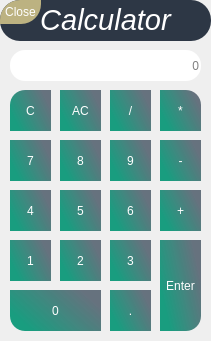
   <widget class="QWidget" name="q_c_widget" native="true">
    <property name="geometry">
     <rect>
      <x>720</x>
      <y>150</y>
      <width>211</width>
      <height>341</height>
     </rect>
    </property>
    <widget class="QPushButton" name="q_c_seven">
     <property name="geometry">
      <rect>
       <x>10</x>
       <y>140</y>
       <width>41</width>
       <height>41</height>
      </rect>
     </property>
     <property name="styleSheet">
      <string notr="true">QPushButton#q_c_seven{
background-color: qlineargradient(spread:pad, x1:0, y1:0.505682, x2:1, y2:0, stop:0 rgba(11, 151, 120, 239), stop:0.829545 rgba(85, 98, 112, 226));
color:rgba(255,255,255,255);
border-top-left-radius:0px;
}
QPushButton#q_c_seven:hover{
background-color: qlineargradient(spread:pad, x1:0, y1:0.505682, x2:1, y2:0, stop:0 rgba(150, 123, 111, 219), stop:0.829545 rgba(85, 81, 84, 226));
color:rgba(255,255,255,210);
}
QPushButton#q_c_seven:pressed{
padding-left:5px;
padding-top:5px;
background-color:rgba(150,123,111,255)
}</string>
     </property>
     <property name="text">
      <string>7</string>
     </property>
    </widget>
    <widget class="QPushButton" name="q_c_eight">
     <property name="geometry">
      <rect>
       <x>60</x>
       <y>140</y>
       <width>41</width>
       <height>41</height>
      </rect>
     </property>
     <property name="styleSheet">
      <string notr="true">QPushButton#q_c_eight{
background-color: qlineargradient(spread:pad, x1:0, y1:0.505682, x2:1, y2:0, stop:0 rgba(11, 151, 120, 239), stop:0.829545 rgba(85, 98, 112, 226));
color:rgba(255,255,255,255);
border-top-left-radius:0px;
}
QPushButton#q_c_eight:hover{
background-color: qlineargradient(spread:pad, x1:0, y1:0.505682, x2:1, y2:0, stop:0 rgba(150, 123, 111, 219), stop:0.829545 rgba(85, 81, 84, 226));
color:rgba(255,255,255,210);
}
QPushButton#q_c_eight:pressed{
padding-left:5px;
padding-top:5px;
background-color:rgba(150,123,111,255)
}</string>
     </property>
     <property name="text">
      <string>8</string>
     </property>
    </widget>
    <widget class="QPushButton" name="q_c_nine">
     <property name="geometry">
      <rect>
       <x>110</x>
       <y>140</y>
       <width>41</width>
       <height>41</height>
      </rect>
     </property>
     <property name="styleSheet">
      <string notr="true">QPushButton#q_c_nine{
background-color: qlineargradient(spread:pad, x1:0, y1:0.505682, x2:1, y2:0, stop:0 rgba(11, 151, 120, 239), stop:0.829545 rgba(85, 98, 112, 226));
color:rgba(255,255,255,255);
border-top-left-radius:0px;
}
QPushButton#q_c_nine:hover{
background-color: qlineargradient(spread:pad, x1:0, y1:0.505682, x2:1, y2:0, stop:0 rgba(150, 123, 111, 219), stop:0.829545 rgba(85, 81, 84, 226));
color:rgba(255,255,255,210);
}
QPushButton#q_c_nine:pressed{
padding-left:5px;
padding-top:5px;
background-color:rgba(150,123,111,255)
}</string>
     </property>
     <property name="text">
      <string>9</string>
     </property>
    </widget>
    <widget class="QPushButton" name="q_c_four">
     <property name="geometry">
      <rect>
       <x>10</x>
       <y>190</y>
       <width>41</width>
       <height>41</height>
      </rect>
     </property>
     <property name="styleSheet">
      <string notr="true">QPushButton#q_c_four{
background-color: qlineargradient(spread:pad, x1:0, y1:0.505682, x2:1, y2:0, stop:0 rgba(11, 151, 120, 239), stop:0.829545 rgba(85, 98, 112, 226));
color:rgba(255,255,255,255);
border-top-left-radius:0px;
}
QPushButton#q_c_four:hover{
background-color: qlineargradient(spread:pad, x1:0, y1:0.505682, x2:1, y2:0, stop:0 rgba(150, 123, 111, 219), stop:0.829545 rgba(85, 81, 84, 226));
color:rgba(255,255,255,210);
}
QPushButton#q_c_four:pressed{
padding-left:5px;
padding-top:5px;
background-color:rgba(150,123,111,255)
}</string>
     </property>
     <property name="text">
      <string>4</string>
     </property>
    </widget>
    <widget class="QPushButton" name="q_c_five">
     <property name="geometry">
      <rect>
       <x>60</x>
       <y>190</y>
       <width>41</width>
       <height>41</height>
      </rect>
     </property>
     <property name="styleSheet">
      <string notr="true">QPushButton#q_c_five{
background-color: qlineargradient(spread:pad, x1:0, y1:0.505682, x2:1, y2:0, stop:0 rgba(11, 151, 120, 239), stop:0.829545 rgba(85, 98, 112, 226));
color:rgba(255,255,255,255);
border-top-left-radius:0px;
}
QPushButton#q_c_five:hover{
background-color: qlineargradient(spread:pad, x1:0, y1:0.505682, x2:1, y2:0, stop:0 rgba(150, 123, 111, 219), stop:0.829545 rgba(85, 81, 84, 226));
color:rgba(255,255,255,210);
}
QPushButton#q_c_five:pressed{
padding-left:5px;
padding-top:5px;
background-color:rgba(150,123,111,255)
}</string>
     </property>
     <property name="text">
      <string>5</string>
     </property>
    </widget>
    <widget class="QPushButton" name="q_c_six">
     <property name="geometry">
      <rect>
       <x>110</x>
       <y>190</y>
       <width>41</width>
       <height>41</height>
      </rect>
     </property>
     <property name="styleSheet">
      <string notr="true">QPushButton#q_c_six{
background-color: qlineargradient(spread:pad, x1:0, y1:0.505682, x2:1, y2:0, stop:0 rgba(11, 151, 120, 239), stop:0.829545 rgba(85, 98, 112, 226));
color:rgba(255,255,255,255);
border-top-left-radius:0px;
}
QPushButton#q_c_six:hover{
background-color: qlineargradient(spread:pad, x1:0, y1:0.505682, x2:1, y2:0, stop:0 rgba(150, 123, 111, 219), stop:0.829545 rgba(85, 81, 84, 226));
color:rgba(255,255,255,210);
}
QPushButton#q_c_six:pressed{
padding-left:5px;
padding-top:5px;
background-color:rgba(150,123,111,255)
}</string>
     </property>
     <property name="text">
      <string>6</string>
     </property>
    </widget>
    <widget class="QPushButton" name="q_c_one">
     <property name="geometry">
      <rect>
       <x>10</x>
       <y>240</y>
       <width>41</width>
       <height>41</height>
      </rect>
     </property>
     <property name="styleSheet">
      <string notr="true">QPushButton#q_c_one{
background-color: qlineargradient(spread:pad, x1:0, y1:0.505682, x2:1, y2:0, stop:0 rgba(11, 151, 120, 239), stop:0.829545 rgba(85, 98, 112, 226));
color:rgba(255,255,255,255);
border-top-left-radius:0px;
}
QPushButton#q_c_one:hover{
background-color: qlineargradient(spread:pad, x1:0, y1:0.505682, x2:1, y2:0, stop:0 rgba(150, 123, 111, 219), stop:0.829545 rgba(85, 81, 84, 226));
color:rgba(255,255,255,210);
}
QPushButton#q_c_one:pressed{
padding-left:5px;
padding-top:5px;
background-color:rgba(150,123,111,255)
}</string>
     </property>
     <property name="text">
      <string>1</string>
     </property>
    </widget>
    <widget class="QPushButton" name="q_c_two">
     <property name="geometry">
      <rect>
       <x>60</x>
       <y>240</y>
       <width>41</width>
       <height>41</height>
      </rect>
     </property>
     <property name="styleSheet">
      <string notr="true">QPushButton#q_c_two{
background-color: qlineargradient(spread:pad, x1:0, y1:0.505682, x2:1, y2:0, stop:0 rgba(11, 151, 120, 239), stop:0.829545 rgba(85, 98, 112, 226));
color:rgba(255,255,255,255);
border-top-left-radius:0px;
}
QPushButton#q_c_two:hover{
background-color: qlineargradient(spread:pad, x1:0, y1:0.505682, x2:1, y2:0, stop:0 rgba(150, 123, 111, 219), stop:0.829545 rgba(85, 81, 84, 226));
color:rgba(255,255,255,210);
}
QPushButton#q_c_two:pressed{
padding-left:5px;
padding-top:5px;
background-color:rgba(150,123,111,255)
}</string>
     </property>
     <property name="text">
      <string>2</string>
     </property>
    </widget>
    <widget class="QPushButton" name="q_c_three">
     <property name="geometry">
      <rect>
       <x>110</x>
       <y>240</y>
       <width>41</width>
       <height>41</height>
      </rect>
     </property>
     <property name="styleSheet">
      <string notr="true">QPushButton#q_c_three{
background-color: qlineargradient(spread:pad, x1:0, y1:0.505682, x2:1, y2:0, stop:0 rgba(11, 151, 120, 239), stop:0.829545 rgba(85, 98, 112, 226));
color:rgba(255,255,255,255);
border-top-left-radius:0px;
}
QPushButton#q_c_three:hover{
background-color: qlineargradient(spread:pad, x1:0, y1:0.505682, x2:1, y2:0, stop:0 rgba(150, 123, 111, 219), stop:0.829545 rgba(85, 81, 84, 226));
color:rgba(255,255,255,210);
}
QPushButton#q_c_three:pressed{
padding-left:5px;
padding-top:5px;
background-color:rgba(150,123,111,255)
}</string>
     </property>
     <property name="text">
      <string>3</string>
     </property>
    </widget>
    <widget class="QPushButton" name="q_c_zero">
     <property name="geometry">
      <rect>
       <x>10</x>
       <y>290</y>
       <width>91</width>
       <height>41</height>
      </rect>
     </property>
     <property name="styleSheet">
      <string notr="true">QPushButton#q_c_zero{
background-color: qlineargradient(spread:pad, x1:0, y1:0.505682, x2:1, y2:0, stop:0 rgba(11, 151, 120, 239), stop:0.829545 rgba(85, 98, 112, 226));
color:rgba(255,255,255,255);
border-bottom-left-radius:15px;
}
QPushButton#q_c_zero:hover{
background-color: qlineargradient(spread:pad, x1:0, y1:0.505682, x2:1, y2:0, stop:0 rgba(150, 123, 111, 219), stop:0.829545 rgba(85, 81, 84, 226));
color:rgba(255,255,255,210);
}
QPushButton#q_c_zero:pressed{
padding-left:5px;
padding-top:5px;
background-color:rgba(150,123,111,255)
}</string>
     </property>
     <property name="text">
      <string>0</string>
     </property>
    </widget>
    <widget class="QPushButton" name="q_c_dot">
     <property name="geometry">
      <rect>
       <x>110</x>
       <y>290</y>
       <width>41</width>
       <height>41</height>
      </rect>
     </property>
     <property name="styleSheet">
      <string notr="true">QPushButton#q_c_dot{
background-color: qlineargradient(spread:pad, x1:0, y1:0.505682, x2:1, y2:0, stop:0 rgba(11, 151, 120, 239), stop:0.829545 rgba(85, 98, 112, 226));
color:rgba(255,255,255,255);
border-top-left-radius:0px;
}
QPushButton#q_c_dot:hover{
background-color: qlineargradient(spread:pad, x1:0, y1:0.505682, x2:1, y2:0, stop:0 rgba(150, 123, 111, 219), stop:0.829545 rgba(85, 81, 84, 226));
color:rgba(255,255,255,210);
}
QPushButton#q_c_dot:pressed{
padding-left:5px;
padding-top:5px;
background-color:rgba(150,123,111,255)
}</string>
     </property>
     <property name="text">
      <string>.</string>
     </property>
    </widget>
    <widget class="QPushButton" name="q_c_c">
     <property name="geometry">
      <rect>
       <x>10</x>
       <y>90</y>
       <width>41</width>
       <height>41</height>
      </rect>
     </property>
     <property name="cursor">
      <cursorShape>PointingHandCursor</cursorShape>
     </property>
     <property name="styleSheet">
      <string notr="true">QPushButton#q_c_c{
background-color: qlineargradient(spread:pad, x1:0, y1:0.505682, x2:1, y2:0, stop:0 rgba(11, 151, 120, 239), stop:0.829545 rgba(85, 98, 112, 226));
color:rgba(255,255,255,255);
border-top-left-radius:15px;
}
QPushButton#q_c_c:hover{
background-color: qlineargradient(spread:pad, x1:0, y1:0.505682, x2:1, y2:0, stop:0 rgba(150, 123, 111, 219), stop:0.829545 rgba(85, 81, 84, 226));
color:rgba(255,255,255,210);
}
QPushButton#q_c_c:pressed{
padding-left:5px;
padding-top:5px;
background-color:rgba(150,123,111,255)
}</string>
     </property>
     <property name="text">
      <string>C</string>
     </property>
    </widget>
    <widget class="QPushButton" name="q_c_ac">
     <property name="geometry">
      <rect>
       <x>60</x>
       <y>90</y>
       <width>41</width>
       <height>41</height>
      </rect>
     </property>
     <property name="cursor">
      <cursorShape>PointingHandCursor</cursorShape>
     </property>
     <property name="styleSheet">
      <string notr="true">QPushButton#q_c_ac{
background-color: qlineargradient(spread:pad, x1:0, y1:0.505682, x2:1, y2:0, stop:0 rgba(11, 151, 120, 239), stop:0.829545 rgba(85, 98, 112, 226));
color:rgba(255,255,255,255);
border-top-left-radius:0px;
}
QPushButton#q_c_ac:hover{
background-color: qlineargradient(spread:pad, x1:0, y1:0.505682, x2:1, y2:0, stop:0 rgba(150, 123, 111, 219), stop:0.829545 rgba(85, 81, 84, 226));
color:rgba(255,255,255,210);
}
QPushButton#q_c_ac:pressed{
padding-left:5px;
padding-top:5px;
background-color:rgba(150,123,111,255)
}</string>
     </property>
     <property name="text">
      <string>AC</string>
     </property>
    </widget>
    <widget class="QPushButton" name="q_c_div">
     <property name="geometry">
      <rect>
       <x>110</x>
       <y>90</y>
       <width>41</width>
       <height>41</height>
      </rect>
     </property>
     <property name="styleSheet">
      <string notr="true">QPushButton#q_c_div{
background-color: qlineargradient(spread:pad, x1:0, y1:0.505682, x2:1, y2:0, stop:0 rgba(11, 151, 120, 239), stop:0.829545 rgba(85, 98, 112, 226));
color:rgba(255,255,255,255);
border-top-left-radius:0px;
}
QPushButton#q_c_div:hover{
background-color: qlineargradient(spread:pad, x1:0, y1:0.505682, x2:1, y2:0, stop:0 rgba(150, 123, 111, 219), stop:0.829545 rgba(85, 81, 84, 226));
color:rgba(255,255,255,210);
}
QPushButton#q_c_div:pressed{
padding-left:5px;
padding-top:5px;
background-color:rgba(150,123,111,255)
}</string>
     </property>
     <property name="text">
      <string>/</string>
     </property>
    </widget>
    <widget class="QPushButton" name="q_c_mul">
     <property name="geometry">
      <rect>
       <x>160</x>
       <y>90</y>
       <width>41</width>
       <height>41</height>
      </rect>
     </property>
     <property name="styleSheet">
      <string notr="true">QPushButton#q_c_mul{
background-color: qlineargradient(spread:pad, x1:0, y1:0.505682, x2:1, y2:0, stop:0 rgba(11, 151, 120, 239), stop:0.829545 rgba(85, 98, 112, 226));
color:rgba(255,255,255,255);
border-top-right-radius:15px;
}
QPushButton#q_c_mul:hover{
background-color: qlineargradient(spread:pad, x1:0, y1:0.505682, x2:1, y2:0, stop:0 rgba(150, 123, 111, 219), stop:0.829545 rgba(85, 81, 84, 226));
color:rgba(255,255,255,210);
}
QPushButton#q_c_mul:pressed{
padding-left:5px;
padding-top:5px;
background-color:rgba(150,123,111,255)
}</string>
     </property>
     <property name="text">
      <string>*</string>
     </property>
    </widget>
    <widget class="QPushButton" name="q_c_sub">
     <property name="geometry">
      <rect>
       <x>160</x>
       <y>140</y>
       <width>41</width>
       <height>41</height>
      </rect>
     </property>
     <property name="styleSheet">
      <string notr="true">QPushButton#q_c_sub{
background-color: qlineargradient(spread:pad, x1:0, y1:0.505682, x2:1, y2:0, stop:0 rgba(11, 151, 120, 239), stop:0.829545 rgba(85, 98, 112, 226));
color:rgba(255,255,255,255);
border-bottom-right-radius:0px;
}
QPushButton#q_c_sub:hover{
background-color: qlineargradient(spread:pad, x1:0, y1:0.505682, x2:1, y2:0, stop:0 rgba(150, 123, 111, 219), stop:0.829545 rgba(85, 81, 84, 226));
color:rgba(255,255,255,210);
}
QPushButton#q_c_sub:pressed{
padding-left:5px;
padding-top:5px;
background-color:rgba(150,123,111,255)
}</string>
     </property>
     <property name="text">
      <string>-</string>
     </property>
    </widget>
    <widget class="QPushButton" name="q_c_add">
     <property name="geometry">
      <rect>
       <x>160</x>
       <y>190</y>
       <width>41</width>
       <height>41</height>
      </rect>
     </property>
     <property name="styleSheet">
      <string notr="true">QPushButton#q_c_add{
background-color: qlineargradient(spread:pad, x1:0, y1:0.505682, x2:1, y2:0, stop:0 rgba(11, 151, 120, 239), stop:0.829545 rgba(85, 98, 112, 226));
color:rgba(255,255,255,255);
border-bottom-right-radius:0px;
}
QPushButton#q_c_add:hover{
background-color: qlineargradient(spread:pad, x1:0, y1:0.505682, x2:1, y2:0, stop:0 rgba(150, 123, 111, 219), stop:0.829545 rgba(85, 81, 84, 226));
color:rgba(255,255,255,210);
}
QPushButton#q_c_add:pressed{
padding-left:5px;
padding-top:5px;
background-color:rgba(150,123,111,255)
}</string>
     </property>
     <property name="text">
      <string>+</string>
     </property>
    </widget>
    <widget class="QPushButton" name="q_c_enter">
     <property name="geometry">
      <rect>
       <x>160</x>
       <y>240</y>
       <width>41</width>
       <height>91</height>
      </rect>
     </property>
     <property name="cursor">
      <cursorShape>PointingHandCursor</cursorShape>
     </property>
     <property name="styleSheet">
      <string notr="true">QPushButton#q_c_enter{
background-color: qlineargradient(spread:pad, x1:0, y1:0.505682, x2:1, y2:0, stop:0 rgba(11, 151, 120, 239), stop:0.829545 rgba(85, 98, 112, 226));
color:rgba(255,255,255,255);
border-bottom-right-radius:15px;
}
QPushButton#q_c_enter:hover{
background-color: qlineargradient(spread:pad, x1:0, y1:0.505682, x2:1, y2:0, stop:0 rgba(150, 123, 111, 219), stop:0.829545 rgba(85, 81, 84, 226));
color:rgba(255,255,255,210);
}
QPushButton#q_c_enter:pressed{
padding-left:5px;
padding-top:5px;
background-color:rgba(150,123,111,255)
}</string>
     </property>
     <property name="text">
      <string>Enter</string>
     </property>
    </widget>
    <widget class="QLabel" name="q_c_label">
     <property name="geometry">
      <rect>
       <x>0</x>
       <y>0</y>
       <width>211</width>
       <height>41</height>
      </rect>
     </property>
     <property name="styleSheet">
      <string notr="true">background-color: rgb(45, 55, 69);
font: 28pt &quot;Times New Roman&quot;;
color: rgb(255, 255, 255);
border-radius:20px;</string>
     </property>
     <property name="text">
      <string>&lt;html&gt;&lt;head/&gt;&lt;body&gt;&lt;p align=&quot;center&quot;&gt;&lt;span style=&quot; font-size:22pt; font-style:italic;&quot;&gt;Calculator&lt;/span&gt;&lt;/p&gt;&lt;/body&gt;&lt;/html&gt;</string>
     </property>
    </widget>
    <widget class="QLineEdit" name="q_c_display">
     <property name="geometry">
      <rect>
       <x>10</x>
       <y>50</y>
       <width>191</width>
       <height>31</height>
      </rect>
     </property>
     <property name="styleSheet">
      <string notr="true">border-radius:15px</string>
     </property>
     <property name="alignment">
      <set>Qt::AlignRight|Qt::AlignTrailing|Qt::AlignVCenter</set>
     </property>
     <property name="readOnly">
      <bool>true</bool>
     </property>
     <property name="placeholderText">
      <string>0</string>
     </property>
    </widget>
    <widget class="QPushButton" name="q_c_close">
     <property name="geometry">
      <rect>
       <x>0</x>
       <y>0</y>
       <width>41</width>
       <height>24</height>
      </rect>
     </property>
     <property name="cursor">
      <cursorShape>PointingHandCursor</cursorShape>
     </property>
     <property name="styleSheet">
      <string notr="true">background-color: rgb(188, 178, 129);
color: rgb(255, 255, 255);
border-top-left-radius:20px;
border-bottom-right-radius:20px;
font: 9pt &quot;Segoe Print&quot;;</string>
     </property>
     <property name="text">
      <string>Close</string>
     </property>
    </widget>
   </widget>
